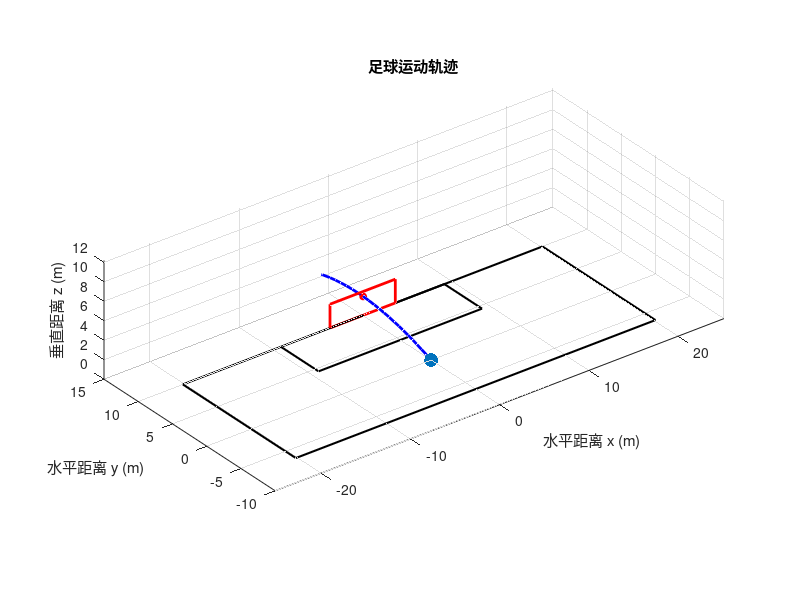

MATLAB code for this plot:
function magenusi
    % 初始条件
    initial_conditions = struct('v0', 50, 'pitch',13.0217, 'yaw',  85.4174, 'roll', 180, 'w', 5);
    
    % 创建图形窗口和初始轨迹
    fig = figure('Name', '足球轨迹模拟', 'NumberTitle', 'off');
    simulate_trajectory(initial_conditions);
    
    % 添加初始条件表格
    uit = uitable(fig, 'Data', struct2cell(initial_conditions), ...
        'ColumnName', {'Value'}, ...
        'RowName', fieldnames(initial_conditions), ...
        'Position', [20, 350, 150, 130], ...
        'ColumnEditable', true, ...
        'CellEditCallback', @(src, event) update_initial_conditions(src, event, initial_conditions));
    
    function update_initial_conditions(~, event, initial_conditions)
        field = fieldnames(initial_conditions);
        initial_conditions.(field{event.Indices(1)}) = event.NewData;
        simulate_trajectory(initial_conditions);
    end

    function simulate_trajectory(initial_conditions)
        % 清除旧图像
        clf;
        
        % 参数转换和计算
        v0 = initial_conditions.v0;
        pitch = deg2rad(initial_conditions.pitch);
        yaw = deg2rad(initial_conditions.yaw);
        roll = deg2rad(initial_conditions.roll);
        w = initial_conditions.w;
        
        % 计算初始速度的分量
        v0x = v0 * cos(pitch) * cos(yaw);  % 水平分量 x
        v0y = v0 * cos(pitch) * sin(yaw);  % 水平分量 y
        v0z = v0 * sin(pitch);             % 垂直分量 z
        
        % 计算初始速度的单位方向向量
        v0_mag = sqrt(v0x^2 + v0y^2 + v0z^2);
        if v0_mag == 0
            v0_mag = eps;  % 防止除以零
        end
        v0_unit = [v0x; v0y; v0z] / v0_mag;
       
        % 选择一个任意向量 a，不平行于 v0_unit
        a = [1; 0; 0];
        if dot(a, v0_unit) == 1  % 如果 a 平行于 v0_unit，则选择另一个向量
            a = [0; 1; 0];
        end
        
        % 通过叉乘得到一个垂直于 v0_unit 的向量 b
        b = cross(v0_unit, a);
        b_unit = b / norm(b);
     
        % 通过叉乘 v0_unit 和 b_unit，得到辅助坐标系的 y' 轴方向向量
        c = cross(v0_unit, b_unit);
        c_unit = c / norm(c);
        
        % 计算 omega 在辅助坐标系 x' 和 y' 轴上的分量
        omega_x_prime = w * cos(roll);
        omega_y_prime = w * sin(roll);
        
        % 将 omega 分量转换回原始坐标系
        omega = omega_x_prime * b_unit + omega_y_prime * c_unit;
        
        % 初始状态向量 [x0, y0, z0, vx0, vy0, vz0, wx, wy, wz]
        initial_state = [0; 0; 0; v0x; v0y; v0z; omega(1); omega(2); omega(3)];
        
        % 时间范围
        tspan = [0 10];
        
        % 使用 ode45 求解微分方程
        [t, state] = ode45(@(t, state) projectile(t, state, omega), tspan, initial_state);
        
        % 计算位置
        x = state(:, 1);
        y = state(:, 2);
        z = state(:, 3);
        
        % 找到足球与球门所在平面的交点 (y = 10)
        y_position = state(:, 2);
        crossing_index = find(y_position > 10, 1);
        
        % 绘制运动轨迹
        plot3(x, y, z, 'b-', 'LineWidth', 2);
        hold on;
        
        % 绘制出射点
        scatter3(initial_state(1,1), initial_state(2,1), initial_state(3,1), 100, 'filled', 'k');
        
        % 绘制初始速度箭头
     %   quiver3(0, 0, 0, v0x, v0y, v0z, 'r', 'LineWidth', 2,'AutoScale','on');
        
        % 绘制自旋角速度箭头
      %  quiver3(0, 0, 0, omega(1), omega(2), omega(3), 'g', 'LineWidth', 2,'AutoScale','on');
       
        % 绘制球门
        goal_width = 7.32;  % 标准球门宽度 (m)
        goal_height = 2.44; % 标准球门高度 (m)
        goal_y = 10;
        
        % 定义球门的角点
        goal_x1 = -goal_width / 2;
        goal_x2 = goal_width / 2;
        goal_z1 = 0;
        goal_z2 = goal_height;
        
        % 绘制球门矩形
        plot3([goal_x1, goal_x2, goal_x2, goal_x1, goal_x1], ...
              [goal_y, goal_y, goal_y, goal_y, goal_y], ...
              [goal_z1, goal_z1, goal_z2, goal_z2, goal_z1], 'r-', 'LineWidth', 2);
        
        % 绘制大禁区
        penalty_area_width = 40.3;  % 大禁区宽度 (m)
        penalty_area_depth = 16.5;  % 大禁区深度 (m)
        penalty_x1 = -penalty_area_width / 2;
        penalty_x2 = penalty_area_width / 2;
        penalty_y = goal_y - penalty_area_depth;
        
        plot3([penalty_x1, penalty_x2, penalty_x2, penalty_x1, penalty_x1], ...
              [goal_y, goal_y, penalty_y, penalty_y, goal_y], ...
              [0, 0, 0, 0, 0], 'k-', 'LineWidth', 1.5);
        
        % 绘制小禁区
        goal_area_width = 18.32;  % 小禁区宽度 (m)
        goal_area_depth = 5.5;    % 小禁区深度 (m)
        goal_x1 = -goal_area_width / 2;
        goal_x2 = goal_area_width / 2;
        goal_area_y = goal_y - goal_area_depth;
        
        plot3([goal_x1, goal_x2, goal_x2, goal_x1, goal_x1], ...
              [goal_y, goal_y, goal_area_y, goal_area_y, goal_y], ...
              [0, 0, 0, 0, 0], 'k-', 'LineWidth', 1.5);
        
        if isempty(crossing_index)
            disp('足球未能到达球门平面');
        else
            % 确保轨迹不超过 xz 平面
            x_hit = x(crossing_index);
            z_hit = z(crossing_index);
            fprintf('足球打在球门平面上的位置：x = %.2f m, z = %.2f m\n', x_hit, z_hit);
            
            % 检查是否在球门范围内
            if abs(z_hit) <= goal_height && abs(x_hit) <= goal_width / 2
                disp('足球进门了！');
            else
                disp('足球未进门');
            end
            
            % 标记球打在球门平面上的位置
            plot3(x_hit, goal_y, z_hit, 'ro', 'MarkerSize', 5, 'MarkerFaceColor', 'r');
        end
        
        xlabel('水平距离 x (m)');
        ylabel('水平距离 y (m)');
        zlabel('垂直距离 z (m)');
        title('足球运动轨迹');
        grid on;
        axis equal;  % 调整坐标轴比例，使 x, y, z 间距合理
        xlim([-penalty_area_width/2-5, penalty_area_width/2+5]);
        ylim([-10, 1.5*goal_y]);
        zlim([0, goal_height * 5]);
        
         
        % 定义微分方程
        function dstate = projectile(~, state, omega)
            % 提取状态变量
            x = state(1);
            y = state(2);
            z = state(3);
            vx = state(4);
            vy = state(5);
            vz = state(6);
            
            % 足球和空气参数
            rho = 1.225;        % 空气密度 (kg/m^3)
            d = 0.22;           % 足球直径 (m)
            m = 0.220;          % 足球质量 (kg)
            g = 9.8;            % 重力加速度 (m/s^2)
            
            % 计算速度和速度大小
            velocity = [vx; vy; vz];
            speed = norm(velocity);
            
            % 计算阻力系数 Cd
            mu = 1.81e-5;  % 空气动力粘度 (Pa.s)
            Re = (rho * speed * d) / mu;
            Cd = 0.5 * (1.5 + 0.4) + (atan((exp(Re) - exp(25)) / exp(24)) / 1.5708 + 1) / 2 * (exp(-0.0206 * Re + 0.9286) + 0.76 - 0.5 * (1.5 + 0.4));
            
            % 计算空气阻力
            A = pi * (d / 2)^2;  % 截面积
            Fd = 0.5 * rho * speed^2 * A * Cd;
            
            % 计算马格努斯力
            Cl = 1;  % 升力系数，取一个常数值
            if speed == 0
                Fm = [0; 0; 0];  % 避免速度为零时的除零错误
            else
   
                Fm = Cl * 0.5 * rho * A * cross(omega, velocity) ;
            end
            
            % 计算总加速度
            acceleration = (-Fd / m) * (velocity / speed) + Fm / m - [0; 0; g];
            
            % 更新状态导数
            dstate = zeros(9, 1);
            dstate(1) = vx;        % x 方向速度
            dstate(2) = vy;        % y 方向速度
            dstate(3) = vz;        % z 方向速度
            dstate(4) = acceleration(1);  % x 方向加速度
            dstate(5) = acceleration(2);  % y 方向加速度
            dstate(6) = acceleration(3);  % z 方向加速度
            dstate(7) = 0;         % omega_x 恒定
            dstate(8) = 0;         % omega_y 恒定
            dstate(9) = 0;         % omega_z 恒定
        end
    end
end
